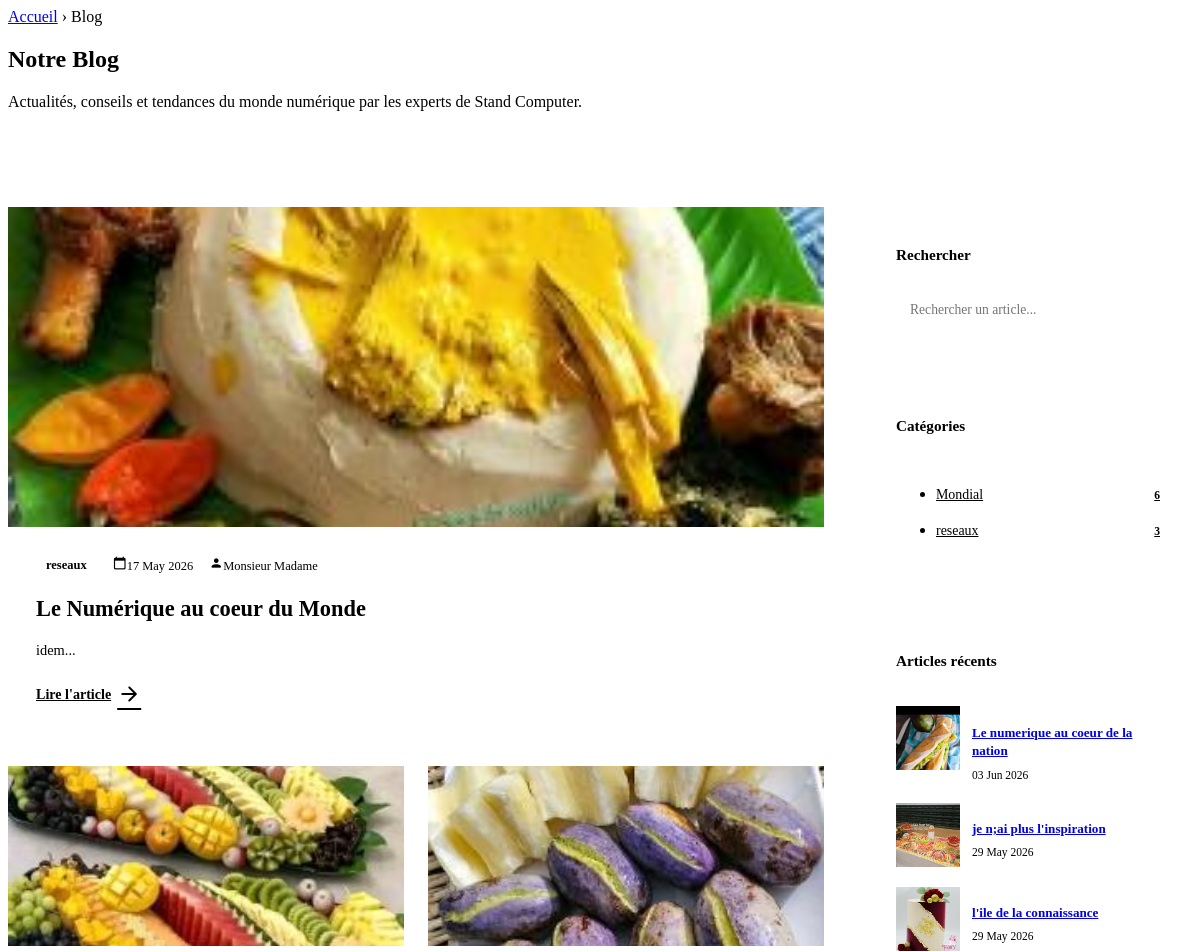
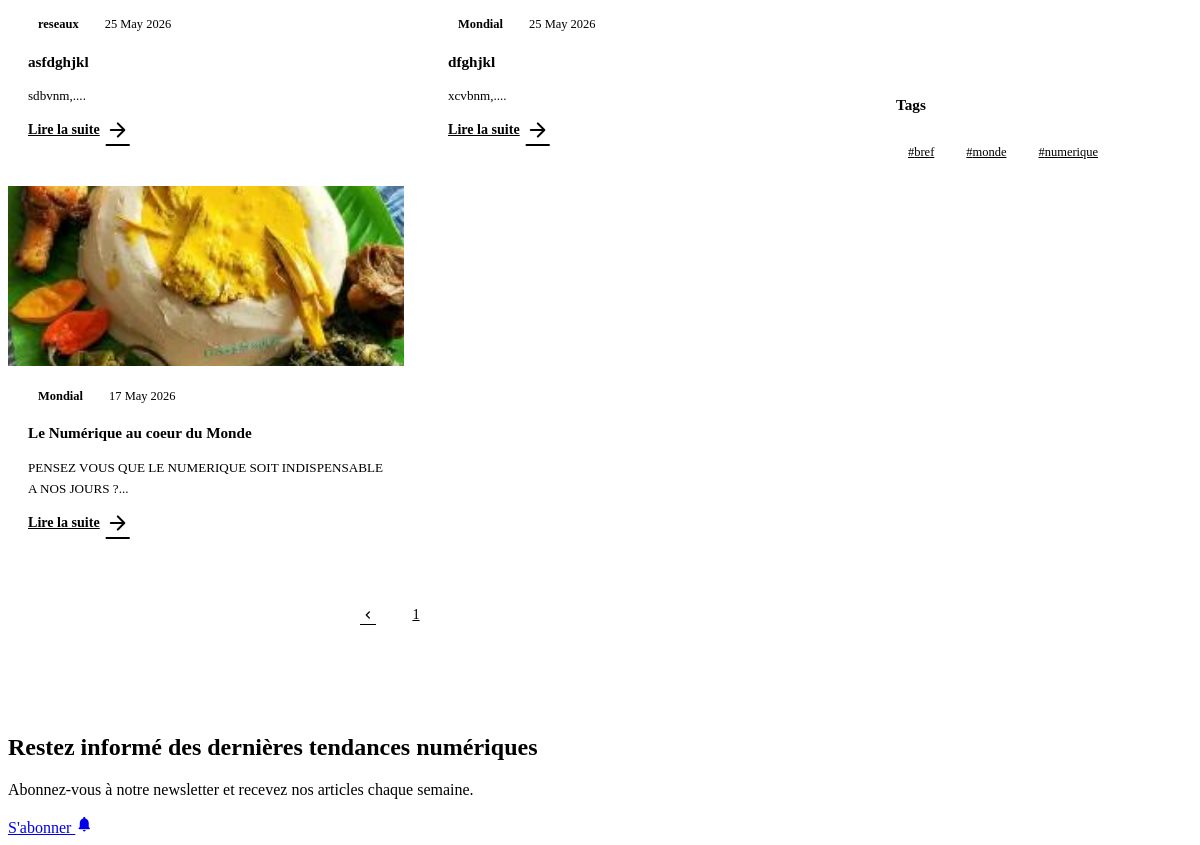
Screenshot of /blog.php?page=2 with the database file from the repository (2 pictures, top to bottom).
### tables this page shows
CREATE TABLE IF NOT EXISTS `articles` (
  `id` int(11) NOT NULL AUTO_INCREMENT,
  `titre` varchar(255) DEFAULT NULL,
  `contenu` text,
  `image` varchar(255) DEFAULT NULL,
  `categorie_id` int(11) DEFAULT NULL,
  `auteur` varchar(100) DEFAULT NULL,
  `date_pub` datetime DEFAULT CURRENT_TIMESTAMP,
  `featured` tinyint(1) DEFAULT '0',
  PRIMARY KEY (`id`)
);

CREATE TABLE IF NOT EXISTS `categories` (
  `id` int(11) NOT NULL AUTO_INCREMENT,
  `nom` varchar(100) DEFAULT NULL,
  PRIMARY KEY (`id`)
);

### blog.php (the view, shortened to what this page needs)
<?php
require_once 'config/db.php';
$articlesParPage = 6;
$page = isset($_GET['page']) ? (int) $_GET['page'] : 1;
$depart = ($page - 1) * $articlesParPage;
$featured = $pdo->query("
  SELECT a.*, c.nom AS categorie
  FROM articles a
  LEFT JOIN categories c ON a.categorie_id = c.id
  WHERE a.featured = 1
  ORDER BY a.date_pub DESC
  LIMIT 1
")->fetch();
$categories = $pdo->query("
  SELECT c.*, COUNT(a.id) AS total
  FROM categories c
  LEFT JOIN articles a ON a.categorie_id = c.id AND a.featured = 0
  GROUP BY c.id
")->fetchAll(PDO::FETCH_ASSOC);
$recent = $pdo->query("
  SELECT id, titre, image, date_pub
  FROM articles
  ORDER BY date_pub DESC
  LIMIT 3
")->fetchAll();
$search = isset($_GET['search']) ? trim($_GET['search']) : '';
$cat = isset($_GET['cat']) ? trim($_GET['cat']) : '';
$countSql = "
SELECT COUNT(*) as total
FROM articles a
LEFT JOIN categories c ON a.categorie_id = c.id
WHERE a.featured = 0
";
$countStmt = $pdo->prepare($countSql);
$countStmt->execute();
$total = $countStmt->fetch()['total'];
$totalPages = ceil($total / $articlesParPage);
$sql = "
SELECT a.*, c.nom AS categorie
FROM articles a
LEFT JOIN categories c ON a.categorie_id = c.id
WHERE a.featured = 0
";
$sql .= " ORDER BY a.date_pub DESC
LIMIT $depart, $articlesParPage";
$stmt = $pdo->prepare($sql);
$stmt->execute();
$articles = $stmt->fetchAll();
$popularTags = $pdo->query("
    SELECT
        t.nom,
        t.slug,
        COUNT(at.article_id) AS total
    FROM tags t
    INNER JOIN article_tags at
        ON at.tag_id = t.id
    GROUP BY t.id
    ORDER BY total DESC, t.nom ASC
    LIMIT 15
")->fetchAll(PDO::FETCH_ASSOC);
?>
<!DOCTYPE html>
<html lang="fr">
<head>
  <link rel="stylesheet" href="/StandComputer/shared" />
</head>
<body>
  <section class="page-hero">
    <div class="container page-hero-inner">
      <div class="breadcrumb">
        <a href="/StandComputer/">Accueil</a>
        <span class="sep">›</span>
        <span class="current">Blog</span>
      </div>
      <h1>Notre <span class="accent">Blog</span></h1>
      <p>Actualités, conseils et tendances du monde numérique par les experts de Stand Computer.</p>
    </div>
  </section>
  <section class="blog-section">
    <div class="container">
      <div class="blog-layout">
        <div>
          <?php if($featured): ?>
<div class="featured-article fade-in">
  <div class="featured-thumb">
    <img src="admin/uploads/articles/<?= htmlspecialchars($featured['image']) ?>" />
  </div>
  <div class="featured-body">
    <div class="article-meta">
      <span class="cat-badge"><?= htmlspecialchars($featured['categorie']) ?></span>
      <span><span class="material-icons-round" style="font-size:14px">calendar_today</span><?= date('d M Y', strtotime($featured['date_pub'])) ?></span>
      <span><span class="material-icons-round" style="font-size:14px">person</span><?= htmlspecialchars($featured['auteur']) ?></span>
    </div>
    <h2><?= htmlspecialchars($featured['titre']) ?></h2>
    <p><?= substr(strip_tags($featured['contenu']), 0, 200) ?>...</p>
    <a href="/StandComputer/article/<?= $featured['id']?>" class="read-more">
      Lire l'article <span class="material-icons-round">arrow_forward</span>
    </a>
  </div>
</div>
<?php endif; ?>
<div class="articles-grid">
<?php foreach($articles as $a): ?>
  <div class="article-card fade-in">
    <div class="article-thumb">
      <img src="/StandComputer/admin/uploads/articles/<?= htmlspecialchars($a['image']) ?>" />
    </div>
    <div class="article-body">
      <div class="article-meta">
        <span class="cat-badge"><?= htmlspecialchars($a['categorie']) ?></span>
        <span><?= date('d M Y', strtotime($a['date_pub'])) ?></span>
      </div>
      <h3><?= htmlspecialchars($a['titre']) ?></h3>
      <p><?= substr(strip_tags($a['contenu']), 0, 120) ?>...</p>
      <a href="/StandComputer/article/<?php echo $a['id']; ?>" class="read-more">
        Lire la suite <span class="material-icons-round">arrow_forward</span>
      </a>
    </div>
  </div>
<?php endforeach; ?>
</div>
<?php
$queryParams = [];
?>
          <div class="pagination">
    <?php if($page > 1): ?>
        <a href="?page=<?= $page - 1 ?>" class="page-btn">
            <span class="material-icons-round" style="font-size:16px">
            </span>
        </a>
    <?php endif; ?>
    <?php for($i = 1; $i <= $totalPages; $i++): ?>
        <a
          <?php
$params = array_merge(
    $queryParams,
    ['page' => $i]
);
?>
href="?<?= http_build_query($params) ?>"
           class="page-btn <?= ($i == $page) ? 'active' : '' ?>"
        >
            <?= $i ?>
        </a>
    <?php endfor; ?>
    </div>
        </div>
        <aside class="blog-sidebar">
          <div class="sidebar-widget">
            <h3>Rechercher</h3>
            <form method="GET" class="search-form">
              <input type="text" name="search"  value="<?= htmlspecialchars($search) ?>" placeholder="Rechercher un article..." />
              <button type="submit"><span class="material-icons-round" style="font-size:18px">search</span></button>
            </form>
          </div>
          <div class="sidebar-widget">
            <h3>Catégories</h3>
            <ul class="cat-list">
              <?php foreach($categories as $c): ?>
               <li>
                 <a
                   href="/StandComputer/blog?cat=<?= urlencode($c['nom']) ?>"
                   class="<?= ($cat === $c['nom']) ? 'active-cat' : '' ?>"
                  >
                   <?= htmlspecialchars($c['nom']) ?>
                  <span class="count"><?= $c['total'] ?></span>
                  </a>
                </li>
              <?php endforeach; ?>
          </ul>
        </div>
          <div class="sidebar-widget">
            <h3>Articles récents</h3>
            <?php foreach($recent as $r): ?>
<div class="recent-post">
  <div class="recent-thumb">
    <img src="admin/uploads/articles/<?= htmlspecialchars($r['image']) ?>" />
  </div>
  <div class="recent-info">
    <a href="/StandComputer/article/<?= $r['id'] ?>">
   <h4><?= htmlspecialchars($r['titre']) ?></h4>
</a>
    <span><?= date('d M Y', strtotime($r['date_pub'])) ?></span>
  </div>
</div>
<?php endforeach; ?>
          </div>
<div class="sidebar-widget">
  <h3> Tags </h3>
          <div class="tags-cloud">
<?php foreach($popularTags as $tag): ?>
    <a
        href="/StandComputer/tag/<?= htmlspecialchars($tag['slug']) ?>"
        class="tag-chip"
    >
        #<?= htmlspecialchars($tag['nom']) ?>
    </a>
<?php endforeach; ?>
</div>
          </div>
        </aside>
      </div>
    </div>
  </section>
  <section class="cta-section">
    <div class="container cta-inner">
      <div>
        <h2>Restez informé des dernières tendances numériques</h2>
        <p>Abonnez-vous à notre newsletter et recevez nos articles chaque semaine.</p>
      </div>
      <a href="#footer" class="btn btn-primary">
        S'abonner <span class="material-icons-round" style="font-size:18px">notifications</span>
      </a>
    </div>
  </section>
</body>
</html>

### rows the page displays
articles: image (picture), categorie.nom "reseaux", date_pub "17 May 2026", auteur "Monsieur Madame", titre "Le Numérique au coeur du Monde", contenu "idem"
articles: image (picture), categorie.nom "reseaux", date_pub "25 May 2026", titre "asfdghjkl", contenu "sdbvnm,."
articles: image (picture), categorie.nom "Mondial", date_pub "25 May 2026", titre "dfghjkl", contenu "xcvbnm,."
articles: image (picture), categorie.nom "Mondial", date_pub "17 May 2026", titre "Le Numérique au coeur du Monde", contenu "PENSEZ VOUS QUE LE NUMERIQUE SOIT INDISPENSABLE A NOS JOURS ?"
categories: nom "Mondial", total "6"
categories: nom "reseaux", total "3"
articles: image (picture), titre "Le numerique au coeur de la nation", date_pub "03 Jun 2026"
articles: image (picture), titre "je n;ai plus l'inspiration", date_pub "29 May 2026"
articles: image (picture), titre "l'ile de la connaissance", date_pub "29 May 2026"

### other values shown
$tag['nom'] "bref"
$tag['nom'] "monde"
$tag['nom'] "numerique"
